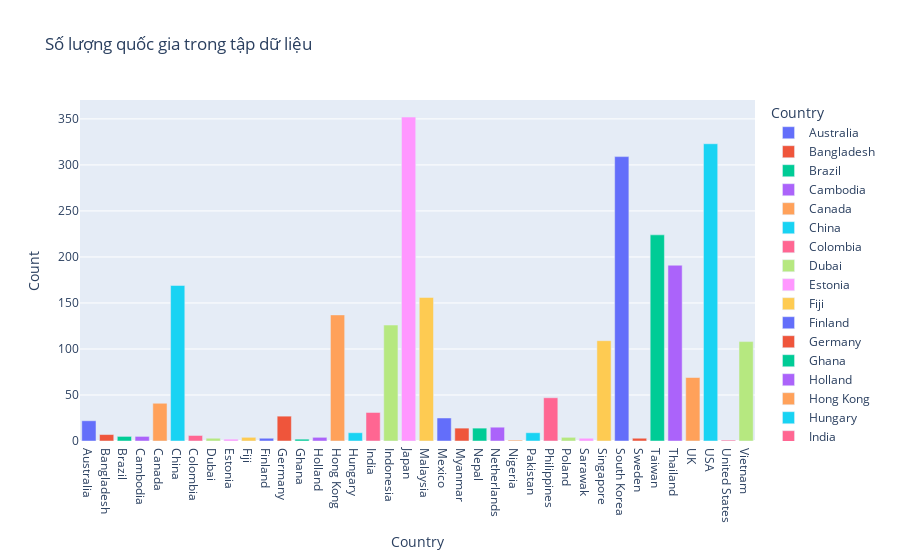

This figure's notebook cell:
### Markdown cell above
Kiểu ramen được sử dụng nhiều nhất trong tập dữ liệu là Pack.
Kiểu ramen được review nhiều nhất trong tập dữ liệu là Cup.

### Code cell
custom_aggregation = {"Country": "count"}
data1 = data.groupby("Country").agg(custom_aggregation)

data1.columns = ["Count"]
data1['Country'] = data1.index

fig = px.bar(data1, x='Country', y="Count", color="Country", title="Số lượng quốc gia trong tập dữ liệu")
fig.show()

### Figure 1 — Plotly figure (JSON) as saved in the notebook; plotly's stock layout.template omitted (floating-point values rounded to 4 significant figures)
{"data": [{"alignmentgroup": "True", "hovertemplate": "Country=%{x}<br>Count=%{y}<extra></extra>", "legendgroup": "Australia", "marker": {"color": "#636efa", "pattern": {"shape": ""}}, "name": "Australia", "offsetgroup": "Australia", "orientation": "v", "showlegend": true, "textposition": "auto", "type": "bar", "x": ["Australia"], "xaxis": "x", "y": [22], "yaxis": "y"}, {"alignmentgroup": "True", "hovertemplate": "Country=%{x}<br>Count=%{y}<extra></extra>", "legendgroup": "Bangladesh", "marker": {"color": "#EF553B", "pattern": {"shape": ""}}, "name": "Bangladesh", "offsetgroup": "Bangladesh", "orientation": "v", "showlegend": true, "textposition": "auto", "type": "bar", "x": ["Bangladesh"], "xaxis": "x", "y": [7], "yaxis": "y"}, {"alignmentgroup": "True", "hovertemplate": "Country=%{x}<br>Count=%{y}<extra></extra>", "legendgroup": "Brazil", "marker": {"color": "#00cc96", "pattern": {"shape": ""}}, "name": "Brazil", "offsetgroup": "Brazil", "orientation": "v", "showlegend": true, "textposition": "auto", "type": "bar", "x": ["Brazil"], "xaxis": "x", "y": [5], "yaxis": "y"}, {"alignmentgroup": "True", "hovertemplate": "Country=%{x}<br>Count=%{y}<extra></extra>", "legendgroup": "Cambodia", "marker": {"color": "#ab63fa", "pattern": {"shape": ""}}, "name": "Cambodia", "offsetgroup": "Cambodia", "orientation": "v", "showlegend": true, "textposition": "auto", "type": "bar", "x": ["Cambodia"], "xaxis": "x", "y": [5], "yaxis": "y"}, {"alignmentgroup": "True", "hovertemplate": "Country=%{x}<br>Count=%{y}<extra></extra>", "legendgroup": "Canada", "marker": {"color": "#FFA15A", "pattern": {"shape": ""}}, "name": "Canada", "offsetgroup": "Canada", "orientation": "v", "showlegend": true, "textposition": "auto", "type": "bar", "x": ["Canada"], "xaxis": "x", "y": [41], "yaxis": "y"}, {"alignmentgroup": "True", "hovertemplate": "Country=%{x}<br>Count=%{y}<extra></extra>", "legendgroup": "China", "marker": {"color": "#19d3f3", "pattern": {"shape": ""}}, "name": "China", "offsetgroup": "China", "orientation": "v", "showlegend": true, "textposition": "auto", "type": "bar", "x": ["China"], "xaxis": "x", "y": [169], "yaxis": "y"}, {"alignmentgroup": "True", "hovertemplate": "Country=%{x}<br>Count=%{y}<extra></extra>", "legendgroup": "Colombia", "marker": {"color": "#FF6692", "pattern": {"shape": ""}}, "name": "Colombia", "offsetgroup": "Colombia", "orientation": "v", "showlegend": true, "textposition": "auto", "type": "bar", "x": ["Colombia"], "xaxis": "x", "y": [6], "yaxis": "y"}, {"alignmentgroup": "True", "hovertemplate": "Country=%{x}<br>Count=%{y}<extra></extra>", "legendgroup": "Dubai", "marker": {"color": "#B6E880", "pattern": {"shape": ""}}, "name": "Dubai", "offsetgroup": "Dubai", "orientation": "v", "showlegend": true, "textposition": "auto", "type": "bar", "x": ["Dubai"], "xaxis": "x", "y": [3], "yaxis": "y"}, {"alignmentgroup": "True", "hovertemplate": "Country=%{x}<br>Count=%{y}<extra></extra>", "legendgroup": "Estonia", "marker": {"color": "#FF97FF", "pattern": {"shape": ""}}, "name": "Estonia", "offsetgroup": "Estonia", "orientation": "v", "showlegend": true, "textposition": "auto", "type": "bar", "x": ["Estonia"], "xaxis": "x", "y": [2], "yaxis": "y"}, {"alignmentgroup": "True", "hovertemplate": "Country=%{x}<br>Count=%{y}<extra></extra>", "legendgroup": "Fiji", "marker": {"color": "#FECB52", "pattern": {"shape": ""}}, "name": "Fiji", "offsetgroup": "Fiji", "orientation": "v", "showlegend": true, "textposition": "auto", "type": "bar", "x": ["Fiji"], "xaxis": "x", "y": [4], "yaxis": "y"}, {"alignmentgroup": "True", "hovertemplate": "Country=%{x}<br>Count=%{y}<extra></extra>", "legendgroup": "Finland", "marker": {"color": "#636efa", "pattern": {"shape": ""}}, "name": "Finland", "offsetgroup": "Finland", "orientation": "v", "showlegend": true, "textposition": "auto", "type": "bar", "x": ["Finland"], "xaxis": "x", "y": [3], "yaxis": "y"}, {"alignmentgroup": "True", "hovertemplate": "Country=%{x}<br>Count=%{y}<extra></extra>", "legendgroup": "Germany", "marker": {"color": "#EF553B", "pattern": {"shape": ""}}, "name": "Germany", "offsetgroup": "Germany", "orientation": "v", "showlegend": true, "textposition": "auto", "type": "bar", "x": ["Germany"], "xaxis": "x", "y": [27], "yaxis": "y"}, {"alignmentgroup": "True", "hovertemplate": "Country=%{x}<br>Count=%{y}<extra></extra>", "legendgroup": "Ghana", "marker": {"color": "#00cc96", "pattern": {"shape": ""}}, "name": "Ghana", "offsetgroup": "Ghana", "orientation": "v", "showlegend": true, "textposition": "auto", "type": "bar", "x": ["Ghana"], "xaxis": "x", "y": [2], "yaxis": "y"}, {"alignmentgroup": "True", "hovertemplate": "Country=%{x}<br>Count=%{y}<extra></extra>", "legendgroup": "Holland", "marker": {"color": "#ab63fa", "pattern": {"shape": ""}}, "name": "Holland", "offsetgroup": "Holland", "orientation": "v", "showlegend": true, "textposition": "auto", "type": "bar", "x": ["Holland"], "xaxis": "x", "y": [4], "yaxis": "y"}, {"alignmentgroup": "True", "hovertemplate": "Country=%{x}<br>Count=%{y}<extra></extra>", "legendgroup": "Hong Kong", "marker": {"color": "#FFA15A", "pattern": {"shape": ""}}, "name": "Hong Kong", "offsetgroup": "Hong Kong", "orientation": "v", "showlegend": true, "textposition": "auto", "type": "bar", "x": ["Hong Kong"], "xaxis": "x", "y": [137], "yaxis": "y"}, {"alignmentgroup": "True", "hovertemplate": "Country=%{x}<br>Count=%{y}<extra></extra>", "legendgroup": "Hungary", "marker": {"color": "#19d3f3", "pattern": {"shape": ""}}, "name": "Hungary", "offsetgroup": "Hungary", "orientation": "v", "showlegend": true, "textposition": "auto", "type": "bar", "x": ["Hungary"], "xaxis": "x", "y": [9], "yaxis": "y"}, {"alignmentgroup": "True", "hovertemplate": "Country=%{x}<br>Count=%{y}<extra></extra>", "legendgroup": "India", "marker": {"color": "#FF6692", "pattern": {"shape": ""}}, "name": "India", "offsetgroup": "India", "orientation": "v", "showlegend": true, "textposition": "auto", "type": "bar", "x": ["India"], "xaxis": "x", "y": [31], "yaxis": "y"}, {"alignmentgroup": "True", "hovertemplate": "Country=%{x}<br>Count=%{y}<extra></extra>", "legendgroup": "Indonesia", "marker": {"color": "#B6E880", "pattern": {"shape": ""}}, "name": "Indonesia", "offsetgroup": "Indonesia", "orientation": "v", "showlegend": true, "textposition": "auto", "type": "bar", "x": ["Indonesia"], "xaxis": "x", "y": [126], "yaxis": "y"}, {"alignmentgroup": "True", "hovertemplate": "Country=%{x}<br>Count=%{y}<extra></extra>", "legendgroup": "Japan", "marker": {"color": "#FF97FF", "pattern": {"shape": ""}}, "name": "Japan", "offsetgroup": "Japan", "orientation": "v", "showlegend": true, "textposition": "auto", "type": "bar", "x": ["Japan"], "xaxis": "x", "y": [352], "yaxis": "y"}, {"alignmentgroup": "True", "hovertemplate": "Country=%{x}<br>Count=%{y}<extra></extra>", "legendgroup": "Malaysia", "marker": {"color": "#FECB52", "pattern": {"shape": ""}}, "name": "Malaysia", "offsetgroup": "Malaysia", "orientation": "v", "showlegend": true, "textposition": "auto", "type": "bar", "x": ["Malaysia"], "xaxis": "x", "y": [156], "yaxis": "y"}, {"alignmentgroup": "True", "hovertemplate": "Country=%{x}<br>Count=%{y}<extra></extra>", "legendgroup": "Mexico", "marker": {"color": "#636efa", "pattern": {"shape": ""}}, "name": "Mexico", "offsetgroup": "Mexico", "orientation": "v", "showlegend": true, "textposition": "auto", "type": "bar", "x": ["Mexico"], "xaxis": "x", "y": [25], "yaxis": "y"}, {"alignmentgroup": "True", "hovertemplate": "Country=%{x}<br>Count=%{y}<extra></extra>", "legendgroup": "Myanmar", "marker": {"color": "#EF553B", "pattern": {"shape": ""}}, "name": "Myanmar", "offsetgroup": "Myanmar", "orientation": "v", "showlegend": true, "textposition": "auto", "type": "bar", "x": ["Myanmar"], "xaxis": "x", "y": [14], "yaxis": "y"}, {"alignmentgroup": "True", "hovertemplate": "Country=%{x}<br>Count=%{y}<extra></extra>", "legendgroup": "Nepal", "marker": {"color": "#00cc96", "pattern": {"shape": ""}}, "name": "Nepal", "offsetgroup": "Nepal", "orientation": "v", "showlegend": true, "textposition": "auto", "type": "bar", "x": ["Nepal"], "xaxis": "x", "y": [14], "yaxis": "y"}, {"alignmentgroup": "True", "hovertemplate": "Country=%{x}<br>Count=%{y}<extra></extra>", "legendgroup": "Netherlands", "marker": {"color": "#ab63fa", "pattern": {"shape": ""}}, "name": "Netherlands", "offsetgroup": "Netherlands", "orientation": "v", "showlegend": true, "textposition": "auto", "type": "bar", "x": ["Netherlands"], "xaxis": "x", "y": [15], "yaxis": "y"}, {"alignmentgroup": "True", "hovertemplate": "Country=%{x}<br>Count=%{y}<extra></extra>", "legendgroup": "Nigeria", "marker": {"color": "#FFA15A", "pattern": {"shape": ""}}, "name": "Nigeria", "offsetgroup": "Nigeria", "orientation": "v", "showlegend": true, "textposition": "auto", "type": "bar", "x": ["Nigeria"], "xaxis": "x", "y": [1], "yaxis": "y"}, {"alignmentgroup": "True", "hovertemplate": "Country=%{x}<br>Count=%{y}<extra></extra>", "legendgroup": "Pakistan", "marker": {"color": "#19d3f3", "pattern": {"shape": ""}}, "name": "Pakistan", "offsetgroup": "Pakistan", "orientation": "v", "showlegend": true, "textposition": "auto", "type": "bar", "x": ["Pakistan"], "xaxis": "x", "y": [9], "yaxis": "y"}, {"alignmentgroup": "True", "hovertemplate": "Country=%{x}<br>Count=%{y}<extra></extra>", "legendgroup": "Philippines", "marker": {"color": "#FF6692", "pattern": {"shape": ""}}, "name": "Philippines", "offsetgroup": "Philippines", "orientation": "v", "showlegend": true, "textposition": "auto", "type": "bar", "x": ["Philippines"], "xaxis": "x", "y": [47], "yaxis": "y"}, {"alignmentgroup": "True", "hovertemplate": "Country=%{x}<br>Count=%{y}<extra></extra>", "legendgroup": "Poland", "marker": {"color": "#B6E880", "pattern": {"shape": ""}}, "name": "Poland", "offsetgroup": "Poland", "orientation": "v", "showlegend": true, "textposition": "auto", "type": "bar", "x": ["Poland"], "xaxis": "x", "y": [4], "yaxis": "y"}, {"alignmentgroup": "True", "hovertemplate": "Country=%{x}<br>Count=%{y}<extra></extra>", "legendgroup": "Sarawak", "marker": {"color": "#FF97FF", "pattern": {"shape": ""}}, "name": "Sarawak", "offsetgroup": "Sarawak", "orientation": "v", "showlegend": true, "textposition": "auto", "type": "bar", "x": ["Sarawak"], "xaxis": "x", "y": [3], "yaxis": "y"}, {"alignmentgroup": "True", "hovertemplate": "Country=%{x}<br>Count=%{y}<extra></extra>", "legendgroup": "Singapore", "marker": {"color": "#FECB52", "pattern": {"shape": ""}}, "name": "Singapore", "offsetgroup": "Singapore", "orientation": "v", "showlegend": true, "textposition": "auto", "type": "bar", "x": ["Singapore"], "xaxis": "x", "y": [109], "yaxis": "y"}, {"alignmentgroup": "True", "hovertemplate": "Country=%{x}<br>Count=%{y}<extra></extra>", "legendgroup": "South Korea", "marker": {"color": "#636efa", "pattern": {"shape": ""}}, "name": "South Korea", "offsetgroup": "South Korea", "orientation": "v", "showlegend": true, "textposition": "auto", "type": "bar", "x": ["South Korea"], "xaxis": "x", "y": [309], "yaxis": "y"}, {"alignmentgroup": "True", "hovertemplate": "Country=%{x}<br>Count=%{y}<extra></extra>", "legendgroup": "Sweden", "marker": {"color": "#EF553B", "pattern": {"shape": ""}}, "name": "Sweden", "offsetgroup": "Sweden", "orientation": "v", "showlegend": true, "textposition": "auto", "type": "bar", "x": ["Sweden"], "xaxis": "x", "y": [3], "yaxis": "y"}, {"alignmentgroup": "True", "hovertemplate": "Country=%{x}<br>Count=%{y}<extra></extra>", "legendgroup": "Taiwan", "marker": {"color": "#00cc96", "pattern": {"shape": ""}}, "name": "Taiwan", "offsetgroup": "Taiwan", "orientation": "v", "showlegend": true, "textposition": "auto", "type": "bar", "x": ["Taiwan"], "xaxis": "x", "y": [224], "yaxis": "y"}, {"alignmentgroup": "True", "hovertemplate": "Country=%{x}<br>Count=%{y}<extra></extra>", "legendgroup": "Thailand", "marker": {"color": "#ab63fa", "pattern": {"shape": ""}}, "name": "Thailand", "offsetgroup": "Thailand", "orientation": "v", "showlegend": true, "textposition": "auto", "type": "bar", "x": ["Thailand"], "xaxis": "x", "y": [191], "yaxis": "y"}, {"alignmentgroup": "True", "hovertemplate": "Country=%{x}<br>Count=%{y}<extra></extra>", "legendgroup": "UK", "marker": {"color": "#FFA15A", "pattern": {"shape": ""}}, "name": "UK", "offsetgroup": "UK", "orientation": "v", "showlegend": true, "textposition": "auto", "type": "bar", "x": ["UK"], "xaxis": "x", "y": [69], "yaxis": "y"}, {"alignmentgroup": "True", "hovertemplate": "Country=%{x}<br>Count=%{y}<extra></extra>", "legendgroup": "USA", "marker": {"color": "#19d3f3", "pattern": {"shape": ""}}, "name": "USA", "offsetgroup": "USA", "orientation": "v", "showlegend": true, "textposition": "auto", "type": "bar", "x": ["USA"], "xaxis": "x", "y": [323], "yaxis": "y"}, {"alignmentgroup": "True", "hovertemplate": "Country=%{x}<br>Count=%{y}<extra></extra>", "legendgroup": "United States", "marker": {"color": "#FF6692", "pattern": {"shape": ""}}, "name": "United States", "offsetgroup": "United States", "orientation": "v", "showlegend": true, "textposition": "auto", "type": "bar", "x": ["United States"], "xaxis": "x", "y": [1], "yaxis": "y"}, {"alignmentgroup": "True", "hovertemplate": "Country=%{x}<br>Count=%{y}<extra></extra>", "legendgroup": "Vietnam", "marker": {"color": "#B6E880", "pattern": {"shape": ""}}, "name": "Vietnam", "offsetgroup": "Vietnam", "orientation": "v", "showlegend": true, "textposition": "auto", "type": "bar", "x": ["Vietnam"], "xaxis": "x", "y": [108], "yaxis": "y"}], "layout": {"barmode": "relative", "legend": {"title": {"text": "Country"}, "tracegroupgap": 0}, "title": {"text": "Số lượng quốc gia trong tập dữ liệu"}, "xaxis": {"anchor": "y", "categoryarray": ["Australia", "Bangladesh", "Brazil", "Cambodia", "Canada", "China", "Colombia", "Dubai", "Estonia", "Fiji", "Finland", "Germany", "Ghana", "Holland", "Hong Kong", "Hungary", "India", "Indonesia", "Japan", "Malaysia", "Mexico", "Myanmar", "Nepal", "Netherlands", "Nigeria", "Pakistan", "Philippines", "Poland", "Sarawak", "Singapore", "South Korea", "Sweden", "Taiwan", "Thailand", "UK", "USA", "United States", "Vietnam"], "categoryorder": "array", "domain": [0, 1], "title": {"text": "Country"}}, "yaxis": {"anchor": "x", "domain": [0, 1], "title": {"text": "Count"}}}}
